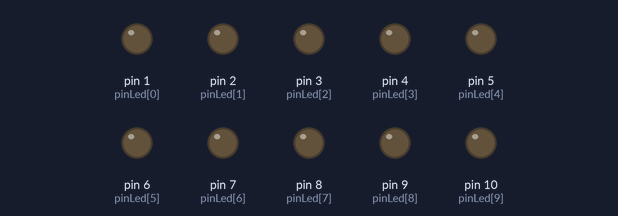
Recording of a sketch running on a simulated Arduino Uno, built with avr-gcc and run on an emulated ATmega328P. Shown: output pins drawn as LEDs (lit = HIGH).

Above: at 0.5 s.
At 6.12 s:
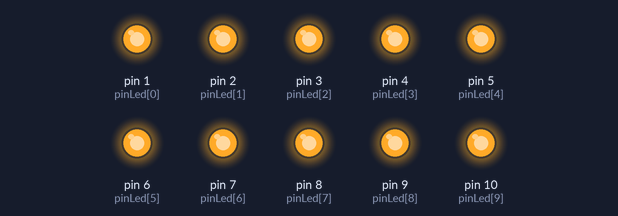
Timing chart, 0 to 6.9 s (numbered marks = the images above):
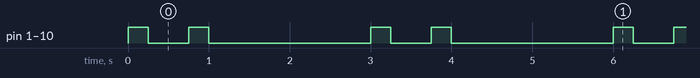

Measured:
- by itself, pin 1 (pinLed[0]), pin 2 (pinLed[1]), pin 3 (pinLed[2]), pin 4 (pinLed[3]), pin 5 (pinLed[4]), pin 6 (pinLed[5]), pin 7 (pinLed[6]), pin 8 (pinLed[7]), pin 9 (pinLed[8]), pin 10 (pinLed[9]): repeats every 3.0 s: LOW 0.50 s, HIGH 0.25 s, LOW 2.0 s, HIGH 0.25 s
- by itself, everything shown: repeats every 3.0 s, in 4 steps

The sketch:

module_arduino_heart_battement.ino
```cpp
int pinLed[10]={1,2,3,4,5,6,7,8,9,10};
void setup() {
  // put your setup code here, to run once:
   //initialisation des variables

int j;
int h;
  //initialisation des modes
  for (j=0; j<10; j++)
  {
  pinMode(pinLed[j], OUTPUT);
  }

  //mise à 0V de chaque pin
  for (h=0; h<10; h++)
  {
  digitalWrite(pinLed[h], LOW);
  }

}

void loop()
{
  // put your main code here, to run repeatedly:
  int i=0;
  int k=0;
  int l=0;
  int m=0;
  while (1)
 {
  for (i=0; i<10; i++)
  {
    digitalWrite (pinLed[i], HIGH);
  }
  delay(250);
  for (k=0; k<10; k++)
  {
    digitalWrite (pinLed[k], LOW);
  }
  delay(500);
  for (l=0; l<10; l++)
  {
    digitalWrite (pinLed[l], HIGH);
  }
  delay(250);
  for (m=0; m<10; m++)
  {
    digitalWrite (pinLed[m], LOW);
  }
  delay(2000);
 }

}
```
